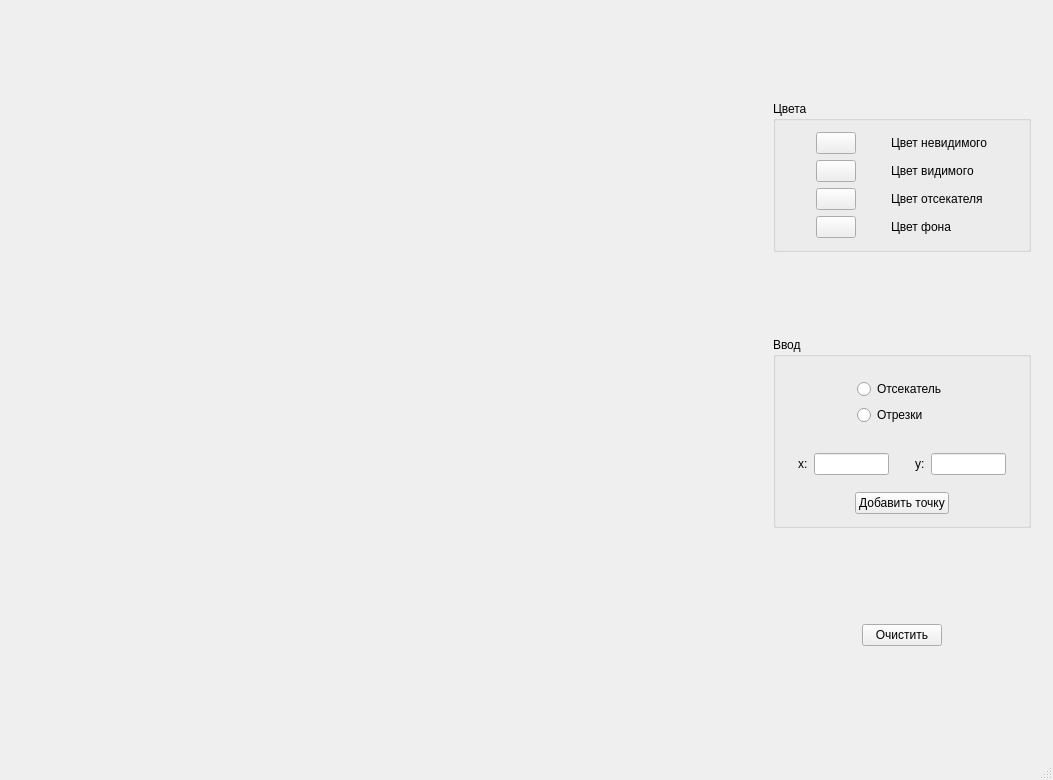
<?xml version="1.0" encoding="UTF-8"?>
<ui version="4.0">
 <class>MainWindow</class>
 <widget class="QMainWindow" name="MainWindow">
  <property name="geometry">
   <rect>
    <x>0</x>
    <y>0</y>
    <width>1053</width>
    <height>780</height>
   </rect>
  </property>
  <property name="windowTitle">
   <string>Компьютерная графика. ЛР7</string>
  </property>
  <widget class="QWidget" name="centralWidget">
   <layout class="QHBoxLayout" name="horizontalLayout">
    <item>
     <widget class="Canvas" name="canvas" native="true">
      <property name="minimumSize">
       <size>
        <width>700</width>
        <height>700</height>
       </size>
      </property>
      <property name="cursor">
       <cursorShape>CrossCursor</cursorShape>
      </property>
     </widget>
    </item>
    <item>
     <widget class="QWidget" name="widget_2" native="true">
      <property name="sizePolicy">
       <sizepolicy hsizetype="Fixed" vsizetype="Preferred">
        <horstretch>0</horstretch>
        <verstretch>0</verstretch>
       </sizepolicy>
      </property>
      <layout class="QVBoxLayout" name="verticalLayout">
       <item>
        <widget class="QGroupBox" name="groupBox">
         <property name="sizePolicy">
          <sizepolicy hsizetype="Preferred" vsizetype="Fixed">
           <horstretch>0</horstretch>
           <verstretch>0</verstretch>
          </sizepolicy>
         </property>
         <property name="title">
          <string>Цвета</string>
         </property>
         <layout class="QGridLayout" name="gridLayout">
          <item row="0" column="0">
           <widget class="ColorButton" name="cuttingColorBtn">
            <property name="sizePolicy">
             <sizepolicy hsizetype="Fixed" vsizetype="Fixed">
              <horstretch>0</horstretch>
              <verstretch>0</verstretch>
             </sizepolicy>
            </property>
            <property name="text">
             <string/>
            </property>
           </widget>
          </item>
          <item row="0" column="1">
           <widget class="QLabel" name="label">
            <property name="sizePolicy">
             <sizepolicy hsizetype="Fixed" vsizetype="Preferred">
              <horstretch>0</horstretch>
              <verstretch>0</verstretch>
             </sizepolicy>
            </property>
            <property name="text">
             <string>Цвет невидимого</string>
            </property>
           </widget>
          </item>
          <item row="3" column="0">
           <widget class="ColorButton" name="bgColorBtn">
            <property name="sizePolicy">
             <sizepolicy hsizetype="Fixed" vsizetype="Fixed">
              <horstretch>0</horstretch>
              <verstretch>0</verstretch>
             </sizepolicy>
            </property>
            <property name="text">
             <string/>
            </property>
           </widget>
          </item>
          <item row="3" column="1">
           <widget class="QLabel" name="label_3">
            <property name="sizePolicy">
             <sizepolicy hsizetype="Fixed" vsizetype="Preferred">
              <horstretch>0</horstretch>
              <verstretch>0</verstretch>
             </sizepolicy>
            </property>
            <property name="text">
             <string>Цвет фона</string>
            </property>
           </widget>
          </item>
          <item row="1" column="1">
           <widget class="QLabel" name="label_2">
            <property name="sizePolicy">
             <sizepolicy hsizetype="Fixed" vsizetype="Preferred">
              <horstretch>0</horstretch>
              <verstretch>0</verstretch>
             </sizepolicy>
            </property>
            <property name="text">
             <string>Цвет видимого</string>
            </property>
           </widget>
          </item>
          <item row="1" column="0">
           <widget class="ColorButton" name="cutColorBtn">
            <property name="sizePolicy">
             <sizepolicy hsizetype="Fixed" vsizetype="Fixed">
              <horstretch>0</horstretch>
              <verstretch>0</verstretch>
             </sizepolicy>
            </property>
            <property name="text">
             <string/>
            </property>
           </widget>
          </item>
          <item row="2" column="0">
           <widget class="ColorButton" name="cutterColorBtn">
            <property name="sizePolicy">
             <sizepolicy hsizetype="Fixed" vsizetype="Fixed">
              <horstretch>0</horstretch>
              <verstretch>0</verstretch>
             </sizepolicy>
            </property>
            <property name="text">
             <string/>
            </property>
           </widget>
          </item>
          <item row="2" column="1">
           <widget class="QLabel" name="label_4">
            <property name="text">
             <string>Цвет отсекателя</string>
            </property>
           </widget>
          </item>
         </layout>
        </widget>
       </item>
       <item>
        <widget class="QGroupBox" name="groupBox_3">
         <property name="sizePolicy">
          <sizepolicy hsizetype="Preferred" vsizetype="Fixed">
           <horstretch>0</horstretch>
           <verstretch>0</verstretch>
          </sizepolicy>
         </property>
         <property name="title">
          <string>Ввод</string>
         </property>
         <layout class="QGridLayout" name="gridLayout_3">
          <item row="0" column="0" alignment="Qt::AlignHCenter">
           <widget class="QWidget" name="widget_3" native="true">
            <property name="sizePolicy">
             <sizepolicy hsizetype="Fixed" vsizetype="Fixed">
              <horstretch>0</horstretch>
              <verstretch>0</verstretch>
             </sizepolicy>
            </property>
            <layout class="QVBoxLayout" name="verticalLayout_2">
             <item>
              <widget class="QRadioButton" name="cutterFlagButton">
               <property name="text">
                <string>Отсекатель</string>
               </property>
              </widget>
             </item>
             <item>
              <widget class="QRadioButton" name="lineFlagBtn">
               <property name="text">
                <string>Отрезки</string>
               </property>
              </widget>
             </item>
            </layout>
           </widget>
          </item>
          <item row="1" column="0">
           <widget class="QWidget" name="widget" native="true">
            <property name="sizePolicy">
             <sizepolicy hsizetype="Fixed" vsizetype="Fixed">
              <horstretch>0</horstretch>
              <verstretch>0</verstretch>
             </sizepolicy>
            </property>
            <layout class="QGridLayout" name="gridLayout_2">
             <item row="0" column="4">
              <widget class="QLineEdit" name="yEntry">
               <property name="sizePolicy">
                <sizepolicy hsizetype="Fixed" vsizetype="Fixed">
                 <horstretch>0</horstretch>
                 <verstretch>0</verstretch>
                </sizepolicy>
               </property>
               <property name="maximumSize">
                <size>
                 <width>75</width>
                 <height>16777215</height>
                </size>
               </property>
              </widget>
             </item>
             <item row="0" column="1">
              <widget class="QLineEdit" name="xEntry">
               <property name="sizePolicy">
                <sizepolicy hsizetype="Fixed" vsizetype="Fixed">
                 <horstretch>0</horstretch>
                 <verstretch>0</verstretch>
                </sizepolicy>
               </property>
               <property name="maximumSize">
                <size>
                 <width>75</width>
                 <height>16777215</height>
                </size>
               </property>
              </widget>
             </item>
             <item row="0" column="0">
              <widget class="QLabel" name="label_5">
               <property name="sizePolicy">
                <sizepolicy hsizetype="Fixed" vsizetype="Fixed">
                 <horstretch>0</horstretch>
                 <verstretch>0</verstretch>
                </sizepolicy>
               </property>
               <property name="text">
                <string>x:</string>
               </property>
              </widget>
             </item>
             <item row="0" column="3">
              <widget class="QLabel" name="label_6">
               <property name="sizePolicy">
                <sizepolicy hsizetype="Fixed" vsizetype="Fixed">
                 <horstretch>0</horstretch>
                 <verstretch>0</verstretch>
                </sizepolicy>
               </property>
               <property name="text">
                <string>y:</string>
               </property>
              </widget>
             </item>
             <item row="0" column="2">
              <spacer name="horizontalSpacer">
               <property name="orientation">
                <enum>Qt::Horizontal</enum>
               </property>
               <property name="sizeType">
                <enum>QSizePolicy::Fixed</enum>
               </property>
               <property name="sizeHint" stdset="0">
                <size>
                 <width>20</width>
                 <height>20</height>
                </size>
               </property>
              </spacer>
             </item>
            </layout>
           </widget>
          </item>
          <item row="2" column="0" alignment="Qt::AlignHCenter">
           <widget class="QPushButton" name="addBtn">
            <property name="sizePolicy">
             <sizepolicy hsizetype="Fixed" vsizetype="Fixed">
              <horstretch>0</horstretch>
              <verstretch>0</verstretch>
             </sizepolicy>
            </property>
            <property name="text">
             <string>Добавить точку</string>
            </property>
           </widget>
          </item>
         </layout>
        </widget>
       </item>
       <item alignment="Qt::AlignHCenter">
        <widget class="QWidget" name="widget_4" native="true">
         <property name="sizePolicy">
          <sizepolicy hsizetype="Fixed" vsizetype="Fixed">
           <horstretch>0</horstretch>
           <verstretch>0</verstretch>
          </sizepolicy>
         </property>
         <layout class="QVBoxLayout" name="verticalLayout_4">
          <item>
           <widget class="QPushButton" name="clearBtn">
            <property name="maximumSize">
             <size>
              <width>16777215</width>
              <height>16777215</height>
             </size>
            </property>
            <property name="text">
             <string>Очистить</string>
            </property>
           </widget>
          </item>
         </layout>
        </widget>
       </item>
      </layout>
     </widget>
    </item>
   </layout>
  </widget>
  <widget class="QMenuBar" name="menuBar">
   <property name="geometry">
    <rect>
     <x>0</x>
     <y>0</y>
     <width>1053</width>
     <height>30</height>
    </rect>
   </property>
  </widget>
  <widget class="QStatusBar" name="statusBar"/>
 </widget>
 <layoutdefault spacing="6" margin="11"/>
 <customwidgets>
  <customwidget>
   <class>ColorButton</class>
   <extends>QPushButton</extends>
   <header>colorbutton.h</header>
  </customwidget>
  <customwidget>
   <class>Canvas</class>
   <extends>QWidget</extends>
   <header>canvas.h</header>
   <container>1</container>
  </customwidget>
 </customwidgets>
 <tabstops>
  <tabstop>cuttingColorBtn</tabstop>
  <tabstop>cutColorBtn</tabstop>
  <tabstop>bgColorBtn</tabstop>
 </tabstops>
 <resources/>
 <connections/>
</ui>
